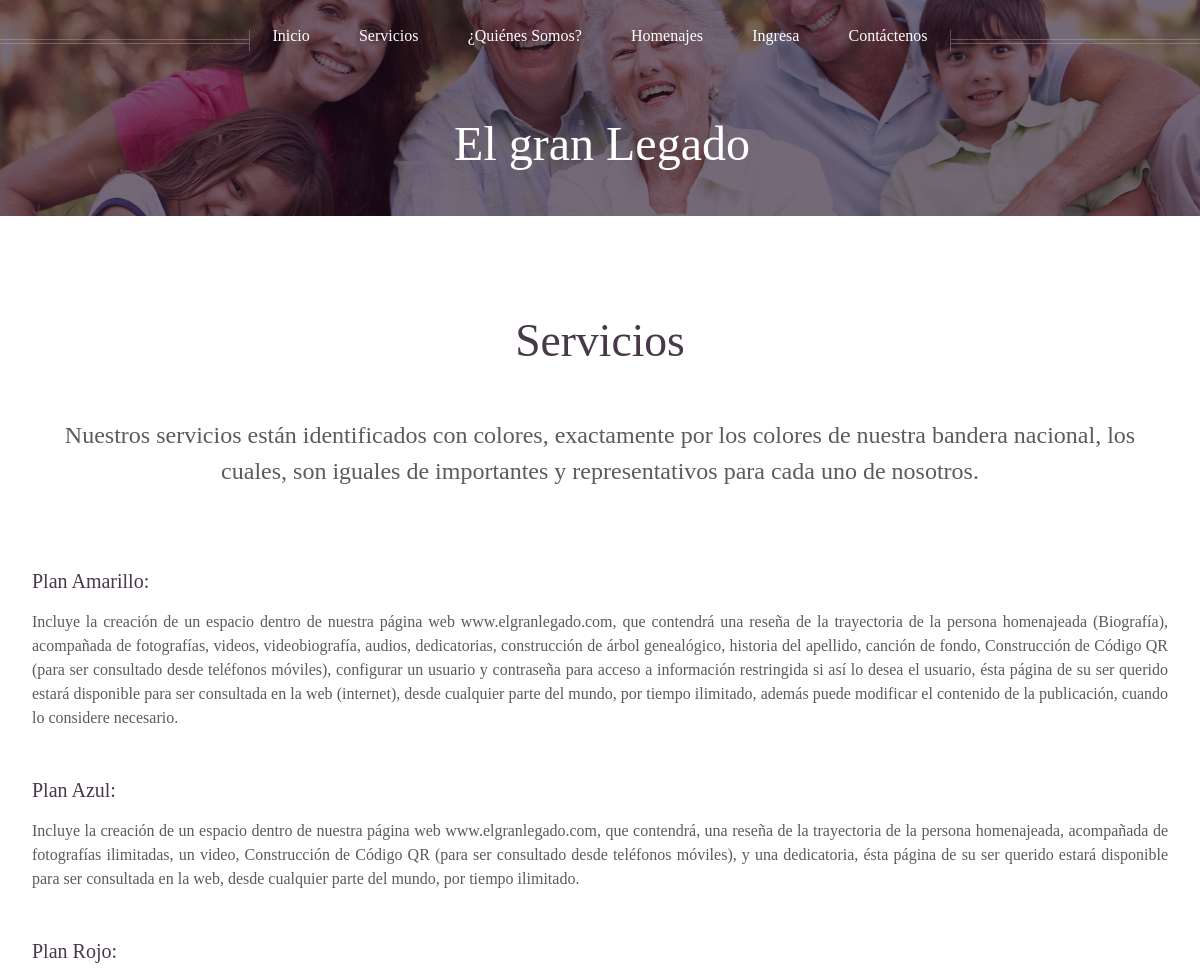
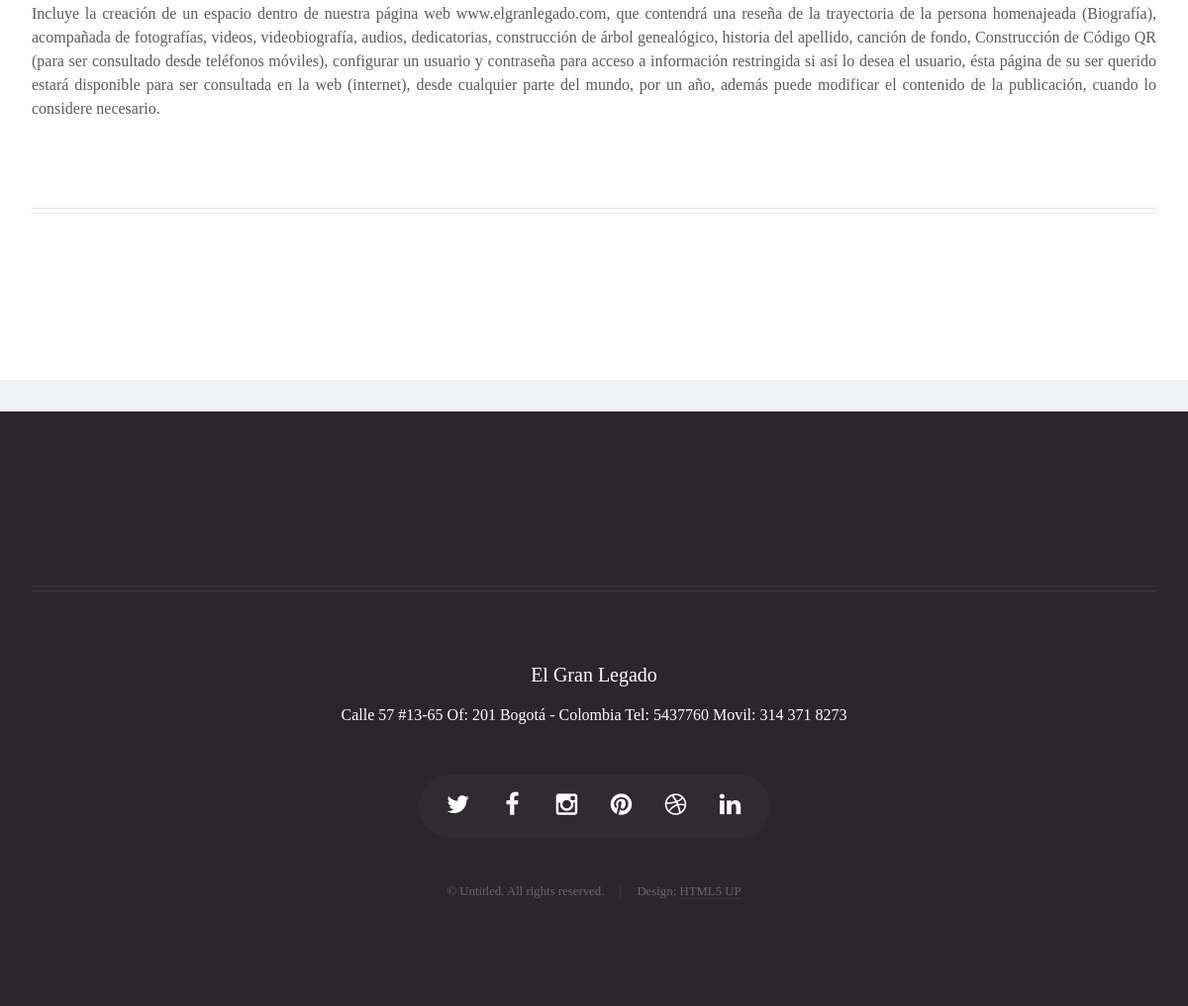
The app's page /servicios/ with its own data (2 pictures, top to bottom).
### legado/models.py (models this page shows, shortened)
class Servicio(models.Model):
    nombre = models.CharField(max_length=100,verbose_name='Nombre')
    imagen = ProcessedImageField(upload_to='img/servicios',processors=[ResizeToFit(427, 285)],format='JPEG',options={'quality': 60})
    resumen = RichTextField(verbose_name='Resumen')
    plan_amarillo = RichTextField(verbose_name='Plan Amarillo')
    plan_azul = RichTextField(verbose_name='Plan Azul')
    plan_rojo = RichTextField(verbose_name='Plan Rojo')
    """Los planes debe ser un Many to many a un Planes"""

### legado/views.py (the view)
# urls.py: url(r'^servicios/', 'Servicios', name='servicios'),
def Servicios(request):
    servicio = Servicio.objects.first()
    return render_to_response('servicios.html', locals(), context_instance=RequestContext(request))

### legado/context_processors.py (called while the page is built)
def mostrarfrase(request):
    return {'frase':choice(frases)}

### legado/templates/servicios.html
{%extends "base.html"%}
{% block Content %}
	<body class="no-sidebar">
		<div id="page-wrapper">
				<div id="header">
						<div class="inner">
							<header>
								<h1><a href="{% url "inicio" %}" id="logo">El gran Legado</a></h1>
							</header>
						</div>
					{% include 'menu.html' %}
				</div>
				<div class="wrapper style1">
					<div class="container">
						<article id="main" class="special">
							<header>
								<h2><a href="{% url "servicios" %}">{{ servicio.nombre }}</a></h2>
								<p>
									{{ servicio.resumen  | safe }}
								</p>
							</header>
                            {% load static from staticfiles %}
							<section>
								<header>
									<h3>Plan Amarillo:</h3>
								</header>
								<p>
									{{ servicio.plan_amarillo | safe }}
								</p>
							</section>
							<section>
								<header>
									<h3>Plan Azul: </h3>
								</header>
								<p>
									{{ servicio.plan_azul | safe }}
								</p>
							</section>
                            <section>
								<header>
									<h3>Plan Rojo: </h3>
								</header>
								<p>
									{{ servicio.plan_rojo | safe }}
								</p>
							</section>
						</article>
						<hr />
					</div>
				</div>
		</div>
	</body>
{% endblock Content %}

### records on screen
Servicio: nombre "Servicios", resumen "Nuestros servicios están identificados con colores, exactamente por los colores de nuestra bandera nacional, los cuales, son iguales de importantes y representativos para cada uno de nosotros.", plan_amarillo "Incluye la creación de un espacio dentro de nuestra página web www.elgranlegado.com, que contendrá una reseña de la trayectoria de la persona homenajeada (Biografía), acompañada de fotografías, videos, videobiografía, audios, dedicatorias, construcción de árbol genealógico, historia del apellido, canción de fondo, Construcción de Código QR (para ser consultado desde teléfonos móviles), configurar un usuario y contraseña para acceso a información restringida si así lo desea el usuario, ésta página de su ser querido estará disponible para ser consultada en la web (internet), desde cualquier parte del mundo, por tiempo ilimitado, además puede modificar el contenido de la publicación, cuando lo…", plan_azul "Incluye la creación de un espacio dentro de nuestra página web www.elgranlegado.com, que contendrá, una reseña de la trayectoria de la persona homenajeada, acompañada de fotografías ilimitadas, un video, Construcción de Código QR (para ser consultado desde teléfonos móviles), y una dedicatoria, ésta página de su ser querido estará disponible para ser consultada en la web, desde cualquier parte del mundo, por tiempo ilimitado.", plan_rojo "Incluye la creación de un espacio dentro de nuestra página web www.elgranlegado.com, que contendrá una reseña de la trayectoria de la persona homenajeada (Biografía), acompañada de fotografías, videos, videobiografía, audios, dedicatorias, construcción de árbol genealógico, historia del apellido, canción de fondo, Construcción de Código QR (para ser consultado desde teléfonos móviles), configurar un usuario y contraseña para acceso a información restringida si así lo desea el usuario, ésta página de su ser querido estará disponible para ser consultada en la web (internet), desde cualquier parte del mundo, por un año, además puede modificar el contenido de la publicación, cuando lo considere…"
